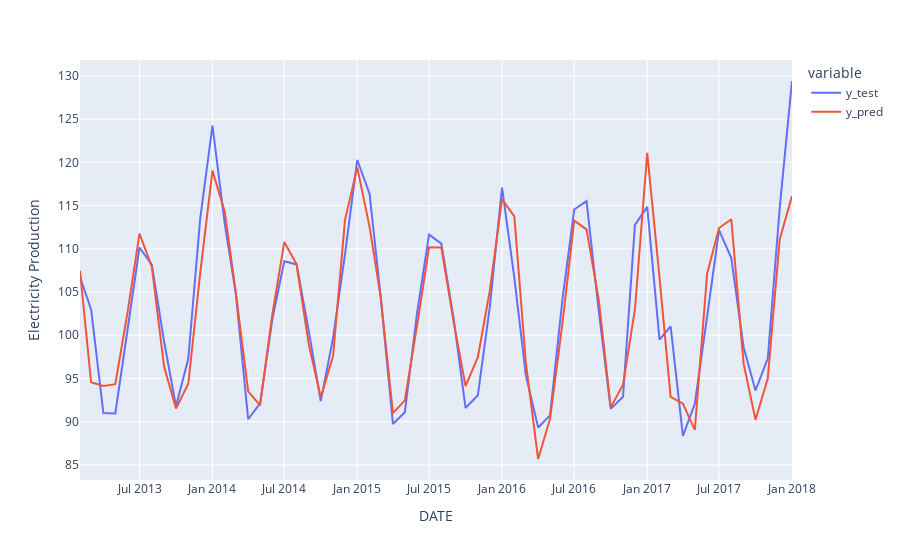

The notebook cell saved with this chart:
### Code cell
# assign a copy of df_pred_test to plot
plot_wfv = df_arma_test_wfv

# Convert the index of plot to string type to make it compatible with Plotly
plot_wfv.index = plot_wfv.index.astype("str")
fig = px.line(plot_wfv, labels={"value":"Electricity Production"})
fig.show()

### Figure 1 — Plotly figure (JSON) as saved in the notebook; plotly's stock layout.template omitted (floating-point values rounded to 4 significant figures)
{"data": [{"hovertemplate": "variable=y_test<br>DATE=%{x}<br>Electricity Production=%{y}<extra></extra>", "legendgroup": "y_test", "line": {"color": "#636efa", "dash": "solid"}, "marker": {"symbol": "circle"}, "mode": "lines", "name": "y_test", "orientation": "v", "showlegend": true, "type": "scatter", "x": ["2013-02", "2013-03", "2013-04", "2013-05", "2013-06", "2013-07", "2013-08", "2013-09", "2013-10", "2013-11", "2013-12", "2014-01", "2014-02", "2014-03", "2014-04", "2014-05", "2014-06", "2014-07", "2014-08", "2014-09", "2014-10", "2014-11", "2014-12", "2015-01", "2015-02", "2015-03", "2015-04", "2015-05", "2015-06", "2015-07", "2015-08", "2015-09", "2015-10", "2015-11", "2015-12", "2016-01", "2016-02", "2016-03", "2016-04", "2016-05", "2016-06", "2016-07", "2016-08", "2016-09", "2016-10", "2016-11", "2016-12", "2017-01", "2017-02", "2017-03", "2017-04", "2017-05", "2017-06", "2017-07", "2017-08", "2017-09", "2017-10", "2017-11", "2017-12", "2018-01"], "xaxis": "x", "y": [106.7, 103.0, 91.01, 90.96, 100.7, 110.1, 108.2, 99.28, 91.79, 97.29, 113.5, 124.3, 112.9, 104.8, 90.29, 92.13, 101.9, 108.5, 108.2, 100.4, 92.38, 99.7, 109.3, 120.3, 116.4, 104.5, 89.75, 91.09, 102.6, 111.6, 110.6, 101.9, 91.6, 93.06, 103.2, 117.1, 106.7, 95.35, 89.33, 90.74, 104.0, 114.5, 115.5, 102.8, 91.49, 92.89, 112.8, 114.9, 99.49, 101.0, 88.35, 92.08, 102.2, 112.2, 108.9, 98.62, 93.61, 97.34, 114.7, 129.4], "yaxis": "y"}, {"hovertemplate": "variable=y_pred<br>DATE=%{x}<br>Electricity Production=%{y}<extra></extra>", "legendgroup": "y_pred", "line": {"color": "#EF553B", "dash": "solid"}, "marker": {"symbol": "circle"}, "mode": "lines", "name": "y_pred", "orientation": "v", "showlegend": true, "type": "scatter", "x": ["2013-02", "2013-03", "2013-04", "2013-05", "2013-06", "2013-07", "2013-08", "2013-09", "2013-10", "2013-11", "2013-12", "2014-01", "2014-02", "2014-03", "2014-04", "2014-05", "2014-06", "2014-07", "2014-08", "2014-09", "2014-10", "2014-11", "2014-12", "2015-01", "2015-02", "2015-03", "2015-04", "2015-05", "2015-06", "2015-07", "2015-08", "2015-09", "2015-10", "2015-11", "2015-12", "2016-01", "2016-02", "2016-03", "2016-04", "2016-05", "2016-06", "2016-07", "2016-08", "2016-09", "2016-10", "2016-11", "2016-12", "2017-01", "2017-02", "2017-03", "2017-04", "2017-05", "2017-06", "2017-07", "2017-08", "2017-09", "2017-10", "2017-11", "2017-12", "2018-01"], "xaxis": "x", "y": [107.5, 94.57, 94.13, 94.34, 102.7, 111.7, 108.0, 96.38, 91.53, 94.39, 107.2, 119.0, 114.3, 104.9, 93.5, 91.9, 102.4, 110.8, 108.2, 98.88, 92.82, 97.61, 113.3, 119.4, 112.5, 104.4, 91.0, 92.47, 101.2, 110.2, 110.2, 101.5, 94.13, 97.46, 105.1, 115.8, 113.8, 96.83, 85.69, 90.33, 101.3, 113.3, 112.2, 104.0, 91.66, 94.27, 103.0, 121.1, 106.7, 92.89, 92.1, 89.05, 107.1, 112.4, 113.4, 96.72, 90.23, 95.01, 111.1, 116.1], "yaxis": "y"}], "layout": {"legend": {"title": {"text": "variable"}, "tracegroupgap": 0}, "margin": {"t": 60}, "xaxis": {"anchor": "y", "domain": [0, 1], "title": {"text": "DATE"}}, "yaxis": {"anchor": "x", "domain": [0, 1], "title": {"text": "Electricity Production"}}}}
